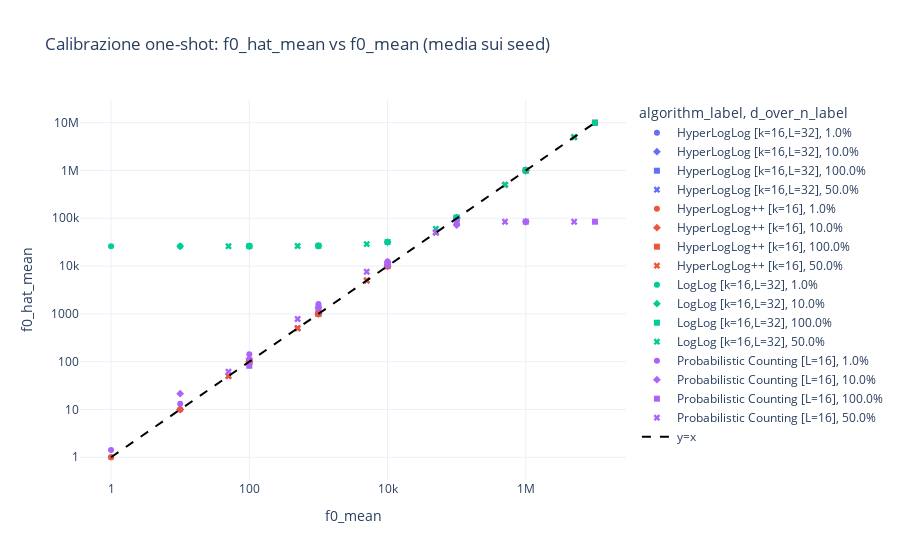

This figure's notebook cell:
### Code cell
cal = (
    df.groupby(['algorithm_label', 'sample_size', 'd_over_n_label'], as_index=False)
      [['f0_mean', 'f0_hat_mean']]
      .mean()
)

fig = px.scatter(
    cal,
    x='f0_mean',
    y='f0_hat_mean',
    color='algorithm_label',
    symbol='d_over_n_label',
    title='Calibrazione one-shot: f0_hat_mean vs f0_mean (media sui seed)',
    hover_data=['sample_size', 'd_over_n_label']
)
mn = float(min(cal['f0_mean'].min(), cal['f0_hat_mean'].min()))
mx = float(max(cal['f0_mean'].max(), cal['f0_hat_mean'].max()))
fig.add_trace(go.Scatter(x=[mn, mx], y=[mn, mx], mode='lines', name='y=x', line=dict(color='black', dash='dash')))
fig.update_layout(template='plotly_white', dragmode='zoom', legend=dict(itemclick='toggle', itemdoubleclick='toggleothers'))
fig.update_xaxes(type='log', fixedrange=False)
fig.update_yaxes(type='log', fixedrange=False)
fig.show(config=PLOT_CONFIG)

### Figure 1 — Plotly figure (JSON) as saved in the notebook; plotly's stock layout.template omitted (floating-point values rounded to 4 significant figures)
{"data": [{"customdata": [[100, "1.0%"], [1000, "1.0%"], [10000, "1.0%"], [100000, "1.0%"], [1000000, "1.0%"], [10000000, "1.0%"]], "hovertemplate": "algorithm_label=HyperLogLog [k=16,L=32]<br>d_over_n_label=%{customdata[1]}<br>f0_mean=%{x}<br>f0_hat_mean=%{y}<br>sample_size=%{customdata[0]}<extra></extra>", "legendgroup": "HyperLogLog [k=16,L=32], 1.0%", "marker": {"color": "#636efa", "symbol": "circle"}, "mode": "markers", "name": "HyperLogLog [k=16,L=32], 1.0%", "orientation": "v", "showlegend": true, "type": "scatter", "x": [1.0, 10.0, 100.0, 1000.0, 10000.0, 100000.0], "xaxis": "x", "y": [1.0, 10.0, 99.94, 999.5, 10000.0, 100000.0], "yaxis": "y"}, {"customdata": [[100, "10.0%"], [1000, "10.0%"], [10000, "10.0%"], [100000, "10.0%"], [1000000, "10.0%"], [10000000, "10.0%"]], "hovertemplate": "algorithm_label=HyperLogLog [k=16,L=32]<br>d_over_n_label=%{customdata[1]}<br>f0_mean=%{x}<br>f0_hat_mean=%{y}<br>sample_size=%{customdata[0]}<extra></extra>", "legendgroup": "HyperLogLog [k=16,L=32], 10.0%", "marker": {"color": "#636efa", "symbol": "diamond"}, "mode": "markers", "name": "HyperLogLog [k=16,L=32], 10.0%", "orientation": "v", "showlegend": true, "type": "scatter", "x": [10.0, 100.0, 1000.0, 10000.0, 100000.0, 1000000.0], "xaxis": "x", "y": [10.0, 99.98, 999.0, 10010.0, 99990.0, 999200.0], "yaxis": "y"}, {"customdata": [[100, "100.0%"], [1000, "100.0%"], [10000, "100.0%"], [100000, "100.0%"], [1000000, "100.0%"], [10000000, "100.0%"]], "hovertemplate": "algorithm_label=HyperLogLog [k=16,L=32]<br>d_over_n_label=%{customdata[1]}<br>f0_mean=%{x}<br>f0_hat_mean=%{y}<br>sample_size=%{customdata[0]}<extra></extra>", "legendgroup": "HyperLogLog [k=16,L=32], 100.0%", "marker": {"color": "#636efa", "symbol": "square"}, "mode": "markers", "name": "HyperLogLog [k=16,L=32], 100.0%", "orientation": "v", "showlegend": true, "type": "scatter", "x": [100.0, 1000.0, 10000.0, 100000.0, 1000000.0, 10000000.0], "xaxis": "x", "y": [100.0, 1002.0, 9968.0, 100200.0, 1007000.0, 9979000.0], "yaxis": "y"}, {"customdata": [[100, "50.0%"], [1000, "50.0%"], [10000, "50.0%"], [100000, "50.0%"], [1000000, "50.0%"], [10000000, "50.0%"]], "hovertemplate": "algorithm_label=HyperLogLog [k=16,L=32]<br>d_over_n_label=%{customdata[1]}<br>f0_mean=%{x}<br>f0_hat_mean=%{y}<br>sample_size=%{customdata[0]}<extra></extra>", "legendgroup": "HyperLogLog [k=16,L=32], 50.0%", "marker": {"color": "#636efa", "symbol": "x"}, "mode": "markers", "name": "HyperLogLog [k=16,L=32], 50.0%", "orientation": "v", "showlegend": true, "type": "scatter", "x": [50.0, 500.0, 5000.0, 50000.0, 500000.0, 5000000.0], "xaxis": "x", "y": [50.0, 499.7, 4990.0, 50090.0, 501200.0, 4994000.0], "yaxis": "y"}, {"customdata": [[100, "1.0%"], [1000, "1.0%"], [10000, "1.0%"], [100000, "1.0%"], [1000000, "1.0%"], [10000000, "1.0%"]], "hovertemplate": "algorithm_label=HyperLogLog++ [k=16]<br>d_over_n_label=%{customdata[1]}<br>f0_mean=%{x}<br>f0_hat_mean=%{y}<br>sample_size=%{customdata[0]}<extra></extra>", "legendgroup": "HyperLogLog++ [k=16], 1.0%", "marker": {"color": "#EF553B", "symbol": "circle"}, "mode": "markers", "name": "HyperLogLog++ [k=16], 1.0%", "orientation": "v", "showlegend": true, "type": "scatter", "x": [1.0, 10.0, 100.0, 1000.0, 10000.0, 100000.0], "xaxis": "x", "y": [1.0, 10.0, 100.0, 1000.0, 10000.0, 100100.0], "yaxis": "y"}, {"customdata": [[100, "10.0%"], [1000, "10.0%"], [10000, "10.0%"], [100000, "10.0%"], [1000000, "10.0%"], [10000000, "10.0%"]], "hovertemplate": "algorithm_label=HyperLogLog++ [k=16]<br>d_over_n_label=%{customdata[1]}<br>f0_mean=%{x}<br>f0_hat_mean=%{y}<br>sample_size=%{customdata[0]}<extra></extra>", "legendgroup": "HyperLogLog++ [k=16], 10.0%", "marker": {"color": "#EF553B", "symbol": "diamond"}, "mode": "markers", "name": "HyperLogLog++ [k=16], 10.0%", "orientation": "v", "showlegend": true, "type": "scatter", "x": [10.0, 100.0, 1000.0, 10000.0, 100000.0, 1000000.0], "xaxis": "x", "y": [10.0, 100.0, 1000.0, 10000.0, 100100.0, 999200.0], "yaxis": "y"}, {"customdata": [[100, "100.0%"], [1000, "100.0%"], [10000, "100.0%"], [100000, "100.0%"], [1000000, "100.0%"], [10000000, "100.0%"]], "hovertemplate": "algorithm_label=HyperLogLog++ [k=16]<br>d_over_n_label=%{customdata[1]}<br>f0_mean=%{x}<br>f0_hat_mean=%{y}<br>sample_size=%{customdata[0]}<extra></extra>", "legendgroup": "HyperLogLog++ [k=16], 100.0%", "marker": {"color": "#EF553B", "symbol": "square"}, "mode": "markers", "name": "HyperLogLog++ [k=16], 100.0%", "orientation": "v", "showlegend": true, "type": "scatter", "x": [100.0, 1000.0, 10000.0, 100000.0, 1000000.0, 10000000.0], "xaxis": "x", "y": [100.0, 1000.0, 9997.0, 100400.0, 1007000.0, 9979000.0], "yaxis": "y"}, {"customdata": [[100, "50.0%"], [1000, "50.0%"], [10000, "50.0%"], [100000, "50.0%"], [1000000, "50.0%"], [10000000, "50.0%"]], "hovertemplate": "algorithm_label=HyperLogLog++ [k=16]<br>d_over_n_label=%{customdata[1]}<br>f0_mean=%{x}<br>f0_hat_mean=%{y}<br>sample_size=%{customdata[0]}<extra></extra>", "legendgroup": "HyperLogLog++ [k=16], 50.0%", "marker": {"color": "#EF553B", "symbol": "x"}, "mode": "markers", "name": "HyperLogLog++ [k=16], 50.0%", "orientation": "v", "showlegend": true, "type": "scatter", "x": [50.0, 500.0, 5000.0, 50000.0, 500000.0, 5000000.0], "xaxis": "x", "y": [50.0, 500.0, 4999.0, 50050.0, 501200.0, 4994000.0], "yaxis": "y"}, {"customdata": [[100, "1.0%"], [1000, "1.0%"], [10000, "1.0%"], [100000, "1.0%"], [1000000, "1.0%"], [10000000, "1.0%"]], "hovertemplate": "algorithm_label=LogLog [k=16,L=32]<br>d_over_n_label=%{customdata[1]}<br>f0_mean=%{x}<br>f0_hat_mean=%{y}<br>sample_size=%{customdata[0]}<extra></extra>", "legendgroup": "LogLog [k=16,L=32], 1.0%", "marker": {"color": "#00cc96", "symbol": "circle"}, "mode": "markers", "name": "LogLog [k=16,L=32], 1.0%", "orientation": "v", "showlegend": true, "type": "scatter", "x": [1.0, 10.0, 100.0, 1000.0, 10000.0, 100000.0], "xaxis": "x", "y": [26020.0, 26020.0, 26070.0, 26570.0, 31820.0, 103400.0], "yaxis": "y"}, {"customdata": [[100, "10.0%"], [1000, "10.0%"], [10000, "10.0%"], [100000, "10.0%"], [1000000, "10.0%"], [10000000, "10.0%"]], "hovertemplate": "algorithm_label=LogLog [k=16,L=32]<br>d_over_n_label=%{customdata[1]}<br>f0_mean=%{x}<br>f0_hat_mean=%{y}<br>sample_size=%{customdata[0]}<extra></extra>", "legendgroup": "LogLog [k=16,L=32], 10.0%", "marker": {"color": "#00cc96", "symbol": "diamond"}, "mode": "markers", "name": "LogLog [k=16,L=32], 10.0%", "orientation": "v", "showlegend": true, "type": "scatter", "x": [10.0, 100.0, 1000.0, 10000.0, 100000.0, 1000000.0], "xaxis": "x", "y": [26020.0, 26070.0, 26570.0, 31820.0, 103600.0, 999600.0], "yaxis": "y"}, {"customdata": [[100, "100.0%"], [1000, "100.0%"], [10000, "100.0%"], [100000, "100.0%"], [1000000, "100.0%"], [10000000, "100.0%"]], "hovertemplate": "algorithm_label=LogLog [k=16,L=32]<br>d_over_n_label=%{customdata[1]}<br>f0_mean=%{x}<br>f0_hat_mean=%{y}<br>sample_size=%{customdata[0]}<extra></extra>", "legendgroup": "LogLog [k=16,L=32], 100.0%", "marker": {"color": "#00cc96", "symbol": "square"}, "mode": "markers", "name": "LogLog [k=16,L=32], 100.0%", "orientation": "v", "showlegend": true, "type": "scatter", "x": [100.0, 1000.0, 10000.0, 100000.0, 1000000.0, 10000000.0], "xaxis": "x", "y": [26070.0, 26580.0, 31830.0, 104000.0, 1005000.0, 9968000.0], "yaxis": "y"}, {"customdata": [[100, "50.0%"], [1000, "50.0%"], [10000, "50.0%"], [100000, "50.0%"], [1000000, "50.0%"], [10000000, "50.0%"]], "hovertemplate": "algorithm_label=LogLog [k=16,L=32]<br>d_over_n_label=%{customdata[1]}<br>f0_mean=%{x}<br>f0_hat_mean=%{y}<br>sample_size=%{customdata[0]}<extra></extra>", "legendgroup": "LogLog [k=16,L=32], 50.0%", "marker": {"color": "#00cc96", "symbol": "x"}, "mode": "markers", "name": "LogLog [k=16,L=32], 50.0%", "orientation": "v", "showlegend": true, "type": "scatter", "x": [50.0, 500.0, 5000.0, 50000.0, 500000.0, 5000000.0], "xaxis": "x", "y": [26050.0, 26300.0, 28860.0, 60270.0, 501800.0, 4994000.0], "yaxis": "y"}, {"customdata": [[100, "1.0%"], [1000, "1.0%"], [10000, "1.0%"], [100000, "1.0%"], [1000000, "1.0%"], [10000000, "1.0%"]], "hovertemplate": "algorithm_label=Probabilistic Counting [L=16]<br>d_over_n_label=%{customdata[1]}<br>f0_mean=%{x}<br>f0_hat_mean=%{y}<br>sample_size=%{customdata[0]}<extra></extra>", "legendgroup": "Probabilistic Counting [L=16], 1.0%", "marker": {"color": "#ab63fa", "symbol": "circle"}, "mode": "markers", "name": "Probabilistic Counting [L=16], 1.0%", "orientation": "v", "showlegend": true, "type": "scatter", "x": [1.0, 10.0, 100.0, 1000.0, 10000.0, 100000.0], "xaxis": "x", "y": [1.412, 13.1, 143.0, 1600.0, 12440.0, 73960.0], "yaxis": "y"}, {"customdata": [[100, "10.0%"], [1000, "10.0%"], [10000, "10.0%"], [100000, "10.0%"], [1000000, "10.0%"], [10000000, "10.0%"]], "hovertemplate": "algorithm_label=Probabilistic Counting [L=16]<br>d_over_n_label=%{customdata[1]}<br>f0_mean=%{x}<br>f0_hat_mean=%{y}<br>sample_size=%{customdata[0]}<extra></extra>", "legendgroup": "Probabilistic Counting [L=16], 10.0%", "marker": {"color": "#ab63fa", "symbol": "diamond"}, "mode": "markers", "name": "Probabilistic Counting [L=16], 10.0%", "orientation": "v", "showlegend": true, "type": "scatter", "x": [10.0, 100.0, 1000.0, 10000.0, 100000.0, 1000000.0], "xaxis": "x", "y": [21.39, 114.7, 1336.0, 12160.0, 72190.0, 84720.0], "yaxis": "y"}, {"customdata": [[100, "100.0%"], [1000, "100.0%"], [10000, "100.0%"], [100000, "100.0%"], [1000000, "100.0%"], [10000000, "100.0%"]], "hovertemplate": "algorithm_label=Probabilistic Counting [L=16]<br>d_over_n_label=%{customdata[1]}<br>f0_mean=%{x}<br>f0_hat_mean=%{y}<br>sample_size=%{customdata[0]}<extra></extra>", "legendgroup": "Probabilistic Counting [L=16], 100.0%", "marker": {"color": "#ab63fa", "symbol": "square"}, "mode": "markers", "name": "Probabilistic Counting [L=16], 100.0%", "orientation": "v", "showlegend": true, "type": "scatter", "x": [100.0, 1000.0, 10000.0, 100000.0, 1000000.0, 10000000.0], "xaxis": "x", "y": [82.0, 1323.0, 10590.0, 84720.0, 84720.0, 84720.0], "yaxis": "y"}, {"customdata": [[100, "50.0%"], [1000, "50.0%"], [10000, "50.0%"], [100000, "50.0%"], [1000000, "50.0%"], [10000000, "50.0%"]], "hovertemplate": "algorithm_label=Probabilistic Counting [L=16]<br>d_over_n_label=%{customdata[1]}<br>f0_mean=%{x}<br>f0_hat_mean=%{y}<br>sample_size=%{customdata[0]}<extra></extra>", "legendgroup": "Probabilistic Counting [L=16], 50.0%", "marker": {"color": "#ab63fa", "symbol": "x"}, "mode": "markers", "name": "Probabilistic Counting [L=16], 50.0%", "orientation": "v", "showlegend": true, "type": "scatter", "x": [50.0, 500.0, 5000.0, 50000.0, 500000.0, 5000000.0], "xaxis": "x", "y": [61.87, 780.9, 7609.0, 51470.0, 84720.0, 84720.0], "yaxis": "y"}, {"line": {"color": "black", "dash": "dash"}, "mode": "lines", "name": "y=x", "type": "scatter", "x": [1, 10000000], "y": [1, 10000000]}], "layout": {"dragmode": "zoom", "legend": {"itemclick": "toggle", "itemdoubleclick": "toggleothers", "title": {"text": "algorithm_label, d_over_n_label"}, "tracegroupgap": 0}, "title": {"text": "Calibrazione one-shot: f0_hat_mean vs f0_mean (media sui seed)"}, "xaxis": {"anchor": "y", "domain": [0, 1], "fixedrange": false, "title": {"text": "f0_mean"}, "type": "log"}, "yaxis": {"anchor": "x", "domain": [0, 1], "fixedrange": false, "title": {"text": "f0_hat_mean"}, "type": "log"}}}
